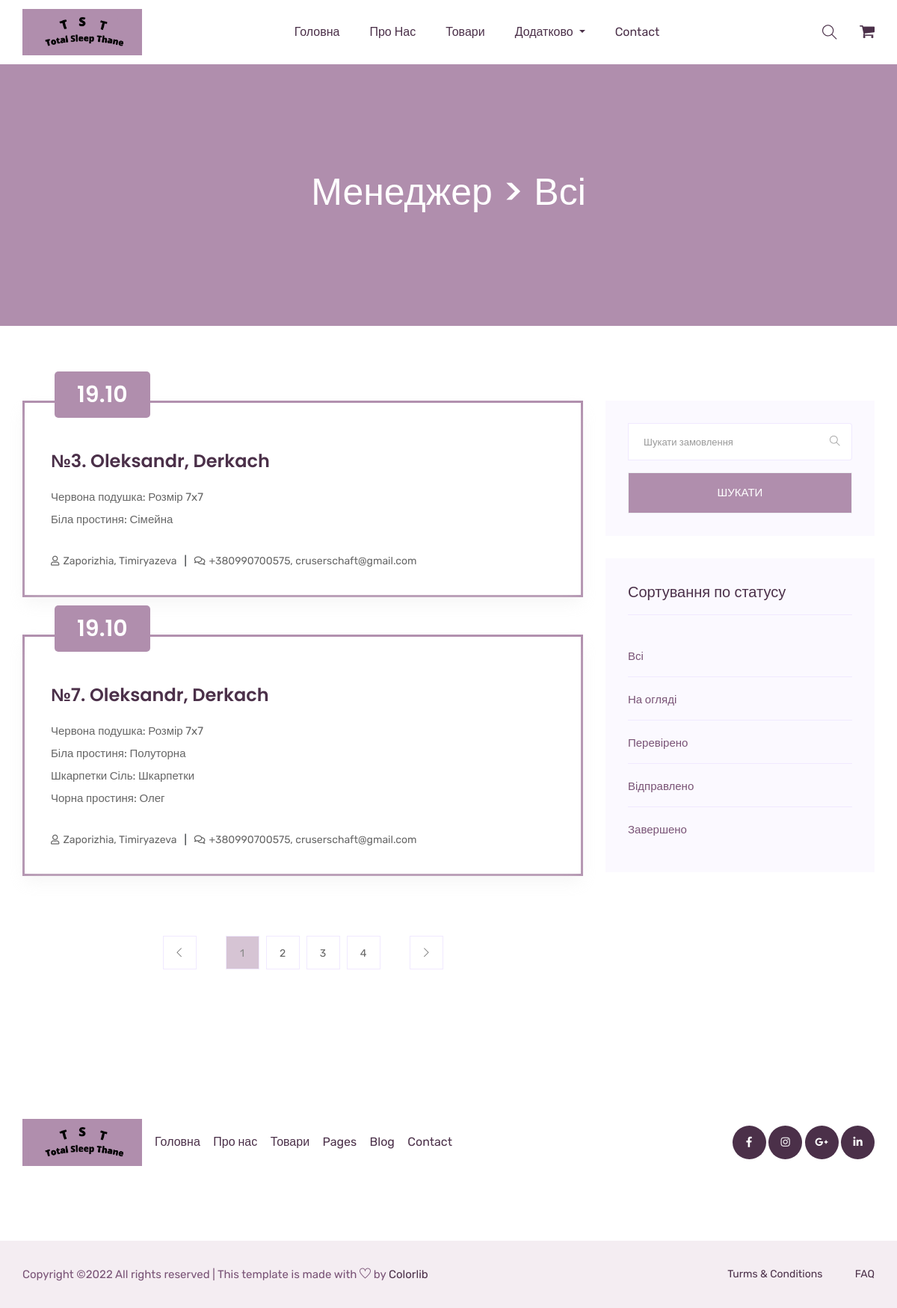
/manager/, run on the app's committed database.
### order/models.py (models this page shows, shortened)
class Order(models.Model):
    order_open = "open"
    order_verify = "verify"
    order_sent = "sent"
    order_completed = "completed"
    ORDER_CHOICES = [
        (order_open, "На огляді"),
        (order_verify, "Перевірений"),
        (order_sent, "Відправлено"),
        (order_completed, "Завершено"),
    ]
    person_uuid = models.UUIDField(default=uuid.uuid4, verbose_name="Код заказу", blank=True)
    first_name = models.CharField(max_length=50, verbose_name="Ім'я")
    last_name = models.CharField(max_length=50, verbose_name="Ім'я")
    phone = models.CharField(max_length=13, verbose_name="Ім'я")
    email = models.CharField(max_length=50, verbose_name="Email")
    city = models.CharField(max_length=50, verbose_name="Ім'я")
    address = models.CharField(max_length=50, verbose_name="Ім'я")
    post = models.ForeignKey(PostType, on_delete=models.PROTECT, verbose_name="Доставка", related_name="+")
    post_code = models.CharField(max_length=5)
    commentary = models.TextField(verbose_name="Коментарій", blank=True)
    order = models.TextField(verbose_name="Замовлення", default="", blank=True)
    status = models.CharField(max_length=10, choices=ORDER_CHOICES, default=order_open, verbose_name="Статус замовлення", blank=True)
    time_create = models.DateTimeField(auto_now_add=True, verbose_name="Дата і час створення")
    time_update = models.DateTimeField(auto_now=True, verbose_name="Дата і час оновлення")
    class Meta:
        verbose_name = verbose_name_plural = "Замовлення"
        ordering = ("time_update", "time_create")

### product/models.py (models this page shows, shortened)
class ProductSubtype(models.Model):
    parent = models.ForeignKey(Product, on_delete=models.PROTECT, verbose_name="Продукт")
    title = models.CharField(max_length=50, verbose_name="Назва")
    cost = models.IntegerField(verbose_name="Вартість")
    access = models.BooleanField(default=True, verbose_name="Доступ")
    class Meta:
        verbose_name_plural = verbose_name = "Вид товару"

class Product(models.Model):
    def get_file_name(self, filename):
        tmp = filename.strip().split('.')[-1]
        filename = f"{uuid.uuid4()}.{tmp}"
        return os.path.join('images/products/', filename)
    title = models.CharField(max_length=100, db_index=True, verbose_name="Назва")
    slug = models.SlugField(max_length=100, unique=True, db_index=True, verbose_name="Тег")
    product_type = models.ForeignKey(ProductType, on_delete=models.PROTECT, verbose_name="Тип")
    about = models.TextField(blank=True, verbose_name="Опис")
    image = models.ImageField(upload_to=get_file_name, verbose_name="Зображення")
    access = models.BooleanField(default=True, verbose_name="Доступ")
    favorite = models.BooleanField(default=False, verbose_name="Обране (на головну)")
    datetime_create = models.DateTimeField(auto_now=True, verbose_name="Дата і час створення/оновлення")
    extra1 = models.ForeignKey(ProductExtra, on_delete=models.PROTECT, verbose_name="Додатково 1", null=True,
                               related_name="+", blank=True)
    extra2 = models.ForeignKey(ProductExtra, on_delete=models.PROTECT, verbose_name="Додатково 2", null=True,
                               related_name="+", blank=True)
    extra3 = models.ForeignKey(ProductExtra, on_delete=models.PROTECT, verbose_name="Додатково 3", null=True,
                               related_name="+", blank=True)
    class Meta:
        verbose_name_plural = verbose_name = "Товари"
        ordering = ("-datetime_create", )

### manager/views.py (the view)
# urls.py: path('', manager_start, name='manager_start'),
def manager_start(request):
    title = "Всі"
    person = Order.objects.all()
    if request.method == "POST":
        person = Order.objects.filter(person_uuid=request.POST['search'])
    if not person:
        return redirect(request.META.get('HTTP_REFERER'))
    for item in person:
        item.order = CartWithDict(ast.literal_eval(item.order))
    form = OrderSearch()
    paginator = Paginator(person, 2)
    page_number = request.GET.get('page')
    page_obj = paginator.get_page(page_number)
    return render(request, 'manager.html',
                  context={
                      'person': page_obj,
                      'title': title,
                      'form': form,
                  })

### manager/forms.py
class OrderSearch(forms.Form):
    search = forms.CharField(
        min_length=20,
        max_length=50,
        widget=forms.TextInput(attrs={
            "type": "text",
            "class": "form-control",
            "placeholder": "Шукати замовлення",
        })
    )

### cart/cart.py (called while the page is built)
def full_cart(data):
    product_ids = data.keys()
    products = ProductSubtype.objects.filter(id__in=product_ids)
    cart = data.copy()
    for product in products:
        cart[str(product.id)]['product'] = product
    for item in cart.values():
        item['total_price'] = item['product'].cost * item['quantity']
    return cart

    def __iter__(self):
        for item in self.cart.values():
            yield item

### manager/templates/manager.html (shortened to what this page needs)
{% extends 'index.html' %}
{% block main_content %}
    <section class="breadcrumb_part">
        <div class="container">
            <div class="row">
                <div class="col-lg-12">
                    <div class="breadcrumb_iner">
                        <h2>Менеджер > {{ title }}</h2>
                    </div>
                </div>
            </div>
        </div>
    </section>
    <section class="blog_area section_padding">
        <div class="container">
            <div class="row">
                <div class="col-lg-8 mb-5 mb-lg-0">
                    <div class="blog_left_sidebar">
                        {% for item in person %}
                        <article class="blog_item" style="border: solid; border-color: #B08EAD">
                            <div class="blog_item_img">
                                <a href="{% url 'manager_order' item.pk %}" class="blog_item_date">
                                    <h3>{{ item.time_create.day }}.{{ item.time_create.date|date:"m" }}</h3>
                                </a>
                            </div>
                            <div class="blog_details">
                                <a class="d-inline-block" href="{% url 'manager_order' item.pk %}">
                                    <h2>№{{ item.pk }}. {{ item.first_name }}, {{ item.last_name }}</h2>
                                </a>
                                <p>{% for thing in item.order %}
                                    {% with thing.product as product %}
                                        <a href="{% url 'product_item' product.parent.slug %}">{{ product.parent.title }}: {{ product.title }}</a><br>
                                    {% endwith %}
                                    {% endfor %}</p>
                                <ul class="blog-info-link">
                                    <li><a href="{% url 'manager_order' item.pk %}"><i class="far fa-user"></i>{{ item.city }}, {{ item.address }}</a></li>
                                    <li><a href="{% url 'manager_order' item.pk %}"><i class="far fa-comments"></i>{{ item.phone }}, {{ item.email }}</a></li>
                                </ul>
                            </div>
                        </article>
                        {% endfor %}
                        <nav class="blog-pagination justify-content-center d-flex">
                            <ul class="pagination">
                                {% if person.has_other_pages %}
                                <li class="page-item" style="margin-right: 30px">
                                    <a href="?page=1" class="page-link">
                                        <i class="ti-angle-left"></i>
                                    </a>
                                </li>
                                {% for p in person.paginator.page_range %}
                                {% if person.number == p %}
                                <p class="page-link" style="background-color: rgba(176,142,173,0.52);">{{ p }}</p>
                                {% elif p >= person.number|add:-3 and p <= person.number|add:3 %}
                                <li class="page-num">
                                    <a href="?page={{ p }}" class="page-link">{{ p }}</a>
                                </li>
                                {% endif %}
                                {% endfor %}
                                <li class="page-item" style="margin-left: 30px">
                                    <a href="?page=999" class="page-link">
                                        <i class="ti-angle-right"></i>
                                    </a>
                                </li>
                                {% endif %}
                            </ul>
                        </nav>
                    </div>
                </div>
                <div class="col-lg-4">
                    <div class="blog_right_sidebar">
                        <aside class="single_sidebar_widget search_widget">
                            <form action="{% url 'manager_start' %}" method="post">
                                <div class="form-group">
                                    <div class="input-group mb-3">
                                        {{ form.search }}
                                        <div class="input-group-append">
                                            <button class="btn" type="button"><i class="ti-search"></i></button>
                                        </div>
                                    </div>
                                </div>
                                <button class="button rounded-0 primary-bg text-white w-100 btn_1"
                                    type="submit">Шукати</button>
                            </form>
                        </aside>
                        <aside class="single_sidebar_widget post_category_widget">
                            <h4 class="widget_title">Сортування по статусу</h4>
                            <ul class="list cat-list">
                                <li>
                                    <a href="{% url 'manager_start' %}" class="d-flex">
                                        <p>Всі</p>
                                    </a>
                                </li>
                                <li>
                                    <a href="{% url 'manager_sort' person.0.order_open %}" class="d-flex">
                                        <p>На огляді</p>
                                    </a>
                                </li>
                                <li>
                                    <a href="{% url 'manager_sort' person.0.order_verify %}" class="d-flex">
                                        <p>Перевірено</p>
                                    </a>
                                </li>
                                <li>
                                    <a href="{% url 'manager_sort' person.0.order_sent %}" class="d-flex">
                                        <p>Відправлено</p>
                                    </a>
                                </li>
                                <li>
                                    <a href="{% url 'manager_sort' person.0.order_completed %}" class="d-flex">
                                        <p>Завершено</p>
                                    </a>
                                </li>
                            </ul>
                        </aside>
                    </div>
                </div>
            </div>
        </div>
    </section>
{% endblock %}

### static/css/all.css (style rules this page uses)
.fa, .fas, .far, .fal, .fab { -moz-osx-font-smoothing: grayscale; -webkit-font-smoothing: antialiased; display: inline-block; font-style: normal; font-variant: normal; text-rendering: auto; line-height: 1; }
.fa-comments:before { content: "\f086"; }
.fa-user:before { content: "\f007"; }
.far { font-family: 'Font Awesome 5 Free'; font-weight: 400; }

### data on the page
Order: time_create.day "19", time_create "10", pk "3", first_name "Oleksandr", last_name "Derkach", city "Zaporizhia", address "Timiryazeva", phone "+380990700575", email "cruserschaft@gmail.com"
ProductSubtype: product.parent "Червона подушка", product "Розмір 7x7"
ProductSubtype: product.parent "Біла простиня", product "Сімейна"
Order: time_create.day "19", time_create "10", pk "7", first_name "Oleksandr", last_name "Derkach", city "Zaporizhia", address "Timiryazeva", phone "+380990700575", email "cruserschaft@gmail.com"
ProductSubtype: product.parent "Біла простиня", product "Полуторна"
ProductSubtype: product.parent "Шкарпетки Сіль", product "Шкарпетки"
ProductSubtype: product.parent "Чорна простиня", product "Олег"

### other printed values
{{ title }} "Всі"
{{ p }} "1"
{{ p }} "2" "3" "4"
